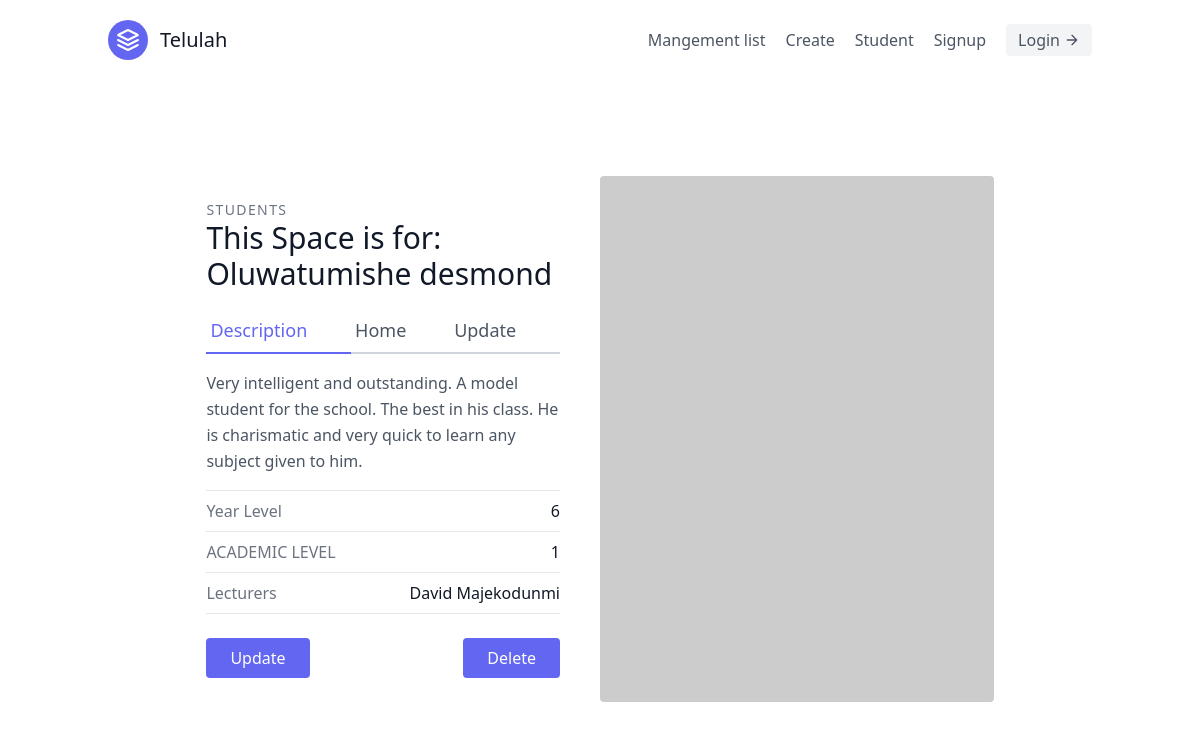
Page /app/students/1 on the committed database.
### app/models.py (models this page shows, shortened)
class Students(models.Model):
    name = models.CharField(max_length=20)
    email = models.EmailField(max_length=25)
    Lecturers = models.ForeignKey(Lecturers, on_delete=models.CASCADE, null=True)
    year_level = models.CharField(choices=LEVEL, max_length=1)
    academic_level = models.CharField(choices=ACADEMIC_LEVEL, max_length=1)
    description = models.TextField()

class Lecturers(models.Model):
    name = models.CharField(max_length=20)
    email = models.EmailField(max_length=25)
    subjects_taught = models.CharField(choices=SUBJECTS, max_length=200)
    salary = models.IntegerField(max_length=200)
    level_of_expertise = models.CharField(choices=LEVEL_OF_EXPERTISE, max_length=1)
    years_of_experience = models.IntegerField()
    def salary(self):
        return self.salary
    def __str__(self):
        return self.name

### app/views.py (the view)
# urls.py: path('students/<int:pk>', app_student_detail, name='student_detail'),
def app_student_detail(request, pk):
    model = Students.objects.get(id=pk)
    context = {
        'students': model
    }
    return render(request, 'app_student_list.html', context=context)

### app/templates/app_student_list.html
{% extends "base.html" %}
{% block content %}
<section class="text-gray-600 body-font overflow-hidden">
  <div class="container px-5 py-24 mx-auto">
    <div class="lg:w-4/5 mx-auto flex flex-wrap">
      <div class="lg:w-1/2 w-full lg:pr-10 lg:py-6 mb-6 lg:mb-0">
        <h2 class="text-sm title-font text-gray-500 tracking-widest">STUDENTS</h2>
        <h1 class="text-gray-900 text-3xl title-font font-medium mb-4">This Space is for: {{students.name}}</h1>
        <div class="flex mb-4">
          <a class="flex-grow text-indigo-500 border-b-2 border-indigo-500 py-2 text-lg px-1">Description</a>
          <a href='/' class="flex-grow border-b-2 border-gray-300 py-2 text-lg px-1">Home</a>
          <a href='{% url 'apps:student_update' user.pk %}' class="flex-grow border-b-2 border-gray-300 py-2 text-lg px-1">Update</a>
        </div>
        <p class="leading-relaxed mb-4">{{students.description}}</p>
        <div class="flex border-t border-gray-200 py-2">
          <span class="text-gray-500">Year Level</span>
          <span class="ml-auto text-gray-900">{{students.year_level}}</span>
        </div>
        <div class="flex border-t border-gray-200 py-2">
          <span class="text-gray-500">ACADEMIC LEVEL</span>
          <span class="ml-auto text-gray-900">{{students.academic_level}}</span>
        </div>
        <div class="flex border-t border-b mb-6 border-gray-200 py-2">
          <span class="text-gray-500">Lecturers</span>
          <span class="ml-auto text-gray-900">{{students.Lecturers}}</span>
        </div>
        <div class="flex">
          <button class="flex text-white bg-indigo-500 border-0 py-2 px-6 focus:outline-none hover:bg-indigo-600 rounded"><a href='{% url 'apps:student_update' user.pk %}'>Update</a></button>
          <button class="flex ml-auto text-white bg-indigo-500 border-0 py-2 px-6 focus:outline-none hover:bg-indigo-600 rounded"><a href='{% url 'apps:student_delete' user.pk %}'>Delete</a></button>
        </div>
      </div>
      <img alt="ecommerce" class="lg:w-1/2 w-full lg:h-auto h-64 object-cover object-center rounded" src="https://dummyimage.com/400x400">
    </div>
  </div>
</section>
{% endblock content %}

### rows in the picture
Students: name "Oluwatumishe desmond", description "Very intelligent and outstanding. A model student for the school. The best in his class. He is charismatic and very quick to learn any subject given to him.", year_level "6", academic_level "1", Lecturers "David Majekodunmi"
